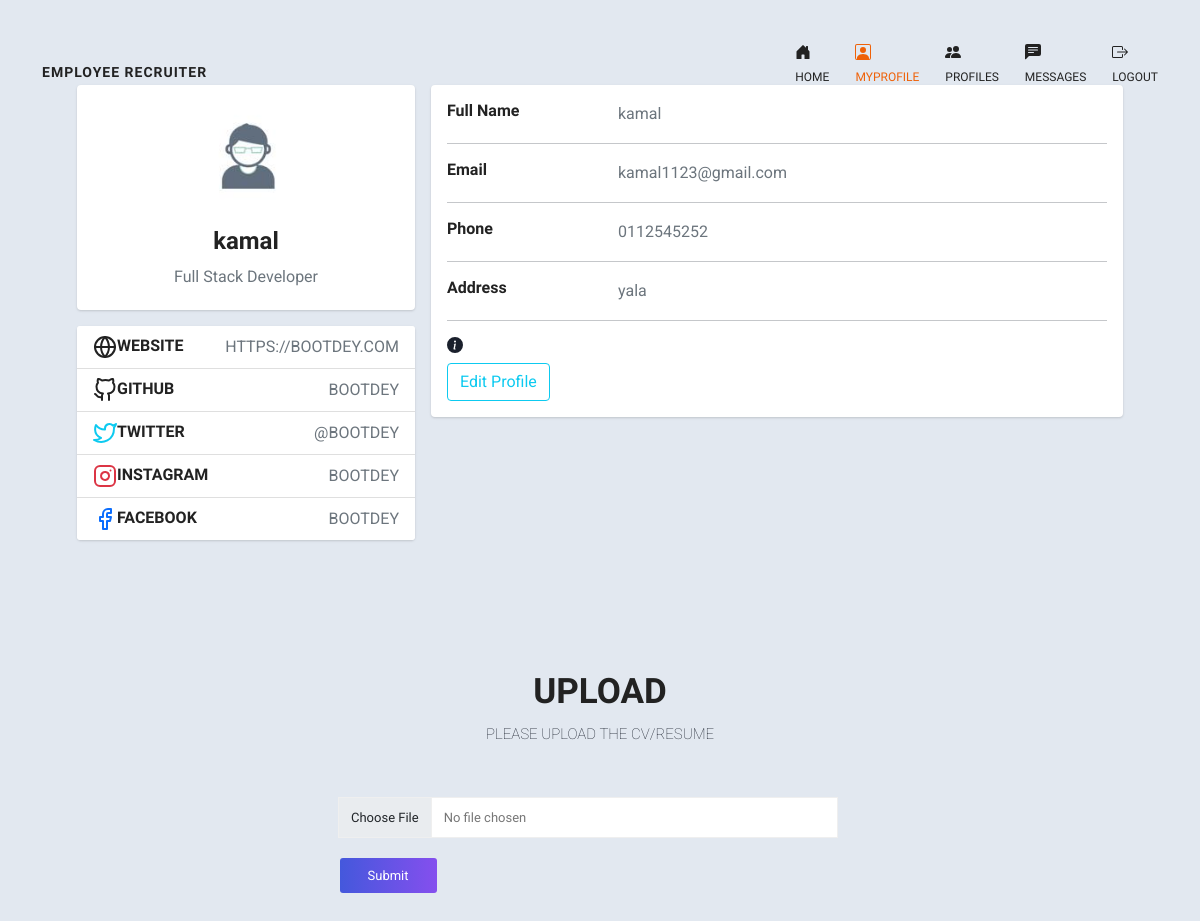
Screenshot of /Myprofile (signed in) with the database file from the repository.
### app.py (models this page shows, shortened)
class User(UserMixin, db.Model):
    id = db.Column(db.Integer, primary_key=True)
    username = db.Column(db.String(15),unique=True)
    email = db.Column(db.String(50),unique=True)
    password = db.Column(db.String(80))
    image_file = db.Column(db.String(20), nullable=False, default="download.jpg")
    phonenumber = db.Column(db.String(50),unique=True)
    address = db.Column(db.String(50),unique=True)
    usertype = db.Column(db.String(50),unique=True)
    messages_sent = db.relationship(
        'Message',
        foreign_keys='Message.sender_id',
        backref='author',
        lazy='dynamic')
    messages_received = db.relationship(
        'Message',
        foreign_keys='Message.recipient_id',
        backref='recipient',
        lazy='dynamic')
    last_message_read_time = db.Column(db.DateTime)
    def new_messages(self):
        last_read_time = self.last_message_read_time or datetime(1900, 1, 1)
        return Message.query.filter_by(recipient=self).filter(
            Message.timestamp > last_read_time).count()

### app.py (the view)
@app.route('/Myprofile',methods=['GET', 'POST'])
@login_required
def Myprofile():
    imagefile = url_for('static', filename='profilepic/' + str(current_user.image_file))
    return render_template('Myprofile.html', imagefile=imagefile)

### app.py (called while the page is built)
@login_manager.user_loader
def load_user(user_id):
    return User.query.get(int(user_id))

### templates/Myprofile.html (shortened to what this page needs)
{% extends "base.html" %}
{% block content %}
<header class="header-content">
  <nav class="navbar navbar-expand-lg navbar-light">
     <div class="container">
      <a class="navbar-brand logo" href="#">Employee recruiter</a>
        <div class="collapse navbar-collapse" id="navbarCollapse">
           <ul class="navbar-nav main">
              <li class="nav-item">
                 <a href="{{ url_for('index') }}" class="nav-link"> <br>Home</a>
              </li>
              <li class="nav-item">
               <a href="{{ url_for('Myprofile') }}" class="nav-link active"><br>MyProfile</a>
            </li>
          <li class="nav-item">
           <a href="{{ url_for('profiles') }}" class="nav-link "><br>Profiles</a>
        </li>
        <li class="nav-item">
          <a href="{{ url_for('messages') }}" class="nav-link ">
          {% set new_messages = current_user.new_messages() %}
         <br>messages
        </a>
       </li>
       <li class="nav-item">
        <a href="{{ url_for('logout') }}" class="nav-link"><br>Logout</a>
     </li>
       </ul>
        </div>
     </div>
  </nav>
</header>
<div class="container">
  <div class="main-body">
        <div class="row gutters-sm">
          <div class="col-md-4 mb-3">
            <div class="card">
              <div class="card-body">
                <div class="d-flex flex-column align-items-center text-center">
                  <img src="{{ imagefile }}" alt="Admin" class="rounded-circle" width="110">
                  <div class="mt-3">
                    <h4>{{current_user.username}}</h4>
                    <p class="text-secondary mb-1">Full Stack Developer</p>
                  </div>
                </div>
              </div>
            </div>
            <div class="card mt-3">
              <ul class="list-group list-group-flush">
                <li class="list-group-item d-flex justify-content-between align-items-center flex-wrap">
                  <h6 class="mb-0">Website</h6>
                  <span class="text-secondary">https://bootdey.com</span>
                </li>
                <li class="list-group-item d-flex justify-content-between align-items-center flex-wrap">
                  <h6 class="mb-0">Github</h6>
                  <span class="text-secondary">bootdey</span>
                </li>
                <li class="list-group-item d-flex justify-content-between align-items-center flex-wrap">
                  <h6 class="mb-0">Twitter</h6>
                  <span class="text-secondary">@bootdey</span>
                </li>
                <li class="list-group-item d-flex justify-content-between align-items-center flex-wrap">
                  <h6 class="mb-0">Instagram</h6>
                  <span class="text-secondary">bootdey</span>
                </li>
                <li class="list-group-item d-flex justify-content-between align-items-center flex-wrap">
                  <h6 class="mb-0">Facebook</h6>
                  <span class="text-secondary">bootdey</span>
                </li>
              </ul>
            </div>
          </div>
          <div class="col-md-8">
            <div class="card mb-3">
              <div class="card-body">
                <div class="row">
                  <div class="col-sm-3">
                    <h6 class="mb-0">Full Name</h6>
                  </div>
                  <div class="col-sm-9 text-secondary">
                   {{current_user.username}}
                  </div>
                </div>
                <hr>
                <div class="row">
                  <div class="col-sm-3">
                    <h6 class="mb-0">Email</h6>
                  </div>
                  <div class="col-sm-9 text-secondary">
                    {{current_user.email}}
                  </div>
                </div>
                <hr>
                <div class="row">
                  <div class="col-sm-3">
                    <h6 class="mb-0">Phone</h6>
                  </div>
                  <div class="col-sm-9 text-secondary">
                    {{current_user.phonenumber}}
                  </div>
                </div>
                <hr>
                <div class="row">
                  <div class="col-sm-3">
                    <h6 class="mb-0">Address</h6>
                  </div>
                  <div class="col-sm-9 text-secondary">
                   {{current_user.address}}
                  </div>
                </div>
                <hr>
                <div class="row">
                  <a href="{{url_for('profileupdate')}}"> <button type="button" class="btn btn-outline-info">Edit Profile</button></a>
                </div>
              </div>
            </div>
          </div>
        </div>
      </div>
  </div>
<section id="contact" class="p_80" data-scroll-index="3">
	<div class="container">
		<div class="contact-title text-center">
			<h2>Upload</h2>
			<p>Please upload the CV/Resume</p>
		</div>
    <div class="row">
         <div class="col-lg-12">
            <form action = "/uploader" method = "POST"
            enctype = "multipart/form-data" id="contactForm" class="row form-contact">
            <div class="row">
               <div class="col-lg-12 d-flex justify-content-center">
            <div class="form-group">
               <input type="file" class="form-control" name="file" required/>
            </div>
            </div>
            <div class="col-lg-12 d-flex justify-content-center">
            <button type="submit" name="submit" class="submit-btn btn btn-outline-secondary contact-btn">Submit</button>
            </div>
            </div>
         </form>
         </div>
    </div>
  </div>
</section>
{% endblock %}

### static/css/style.css (style rules this page uses)
* { -webkit-box-sizing: border-box; -moz-box-sizing: border-box; -ms-box-sizing: border-box; -o-box-sizing: border-box; box-sizing: border-box; }
html { width: 100%; height: 100%; overflow: scroll; }
.navbar-nav { margin-left: auto; }
body { font-size: 16px; font-weight: normal !important; font-family: "Roboto", sans-serif; line-height: 26px; color: #222; }
img { max-width: 100%; height: auto; }
a { border: none; text-decoration: none; -webkit-transition: all 300ms ease-in-out; -moz-transition: all 300ms ease-in-out; -ms-transition: all 300ms ease-in-out; -o-transition: all 300ms ease-in-out; transition: all 300ms ease-in-out; }
h1, h2, h3, h4, h5, h6 { color: #222; font-weight: bold; font-family: "Raleway", sans-serif; }
ul, li { list-style: none; margin: 0px; padding: 0px; }
.p_80 { padding-top: 80px; padding-bottom: 80px; }
.mb-0 { margin-bottom: 0px; }
header.header-content { position: absolute; width: 100%; padding-top: 30px; padding-bottom: 20px; top: 0; z-index: 999; }
nav .navbar-brand.logo { color: #fff; text-transform: uppercase; letter-spacing: 1px; font-size: 14px; padding-top: 20px; font-weight: 600; font-family: "Raleway", sans-serif; }
nav.navbar .nav-item { padding: 0 13px 0 13px; font-family: "Raleway", sans-serif; color: #fff; }
nav.navbar ul.navbar-nav li.nav-item a.nav-link { font-size: 12px; font-weight: 500; color: #fff; padding: 0; position: relative; text-transform: uppercase; }
nav.navbar ul.navbar-nav li.nav-item a.active { color: #ef6108; }
nav.navbar .nav-item:first-child { padding-left: 0; }
nav.navbar .nav-item:last-child { padding-right: 0; }
li.list-group-item { text-transform: uppercase; }
section#contact .contact-title { margin-bottom: 50px; }
section#contact .contact-title h2 { font-size: 35px; text-transform: uppercase; font-weight: 600; }
section#contact .contact-title p { text-transform: uppercase; font-size: 15px; font-weight: lighter; max-width: 580px; margin: auto; line-height: 26px; }
section#contact .form-contact .form-group { margin-bottom: 10px; }
section#contact .form-contact .form-group .form-control { font-size: 13px; width: 500px; line-height: 27px; border: 1px solid #efefef; border-radius: 0; color: #777777; font-family: "Raleway", sans-serif; font-weight: 500; }
.contact-btn { float: right; }
section#contact .form-contact .submit-btn { margin-top: 10px; display: inline-block; padding: 8px 28px; border-radius: 3px; width: auto; color: #fff; background: linear-gradient(to right, #4458dc 0%, #854fee 100%), radial-gradient(circle at top left, #4458dc, #854fee); border-style: none; font-size: 13px; cursor: pointer; position: relative; right: 200px; }

### templates/Myprofile.html (style rules this page uses)
nav .navbar-brand.logo { color: #222; }
nav.navbar ul.navbar-nav li.nav-item a.active { color: #ef6108 !important; }
nav.navbar .nav-item { padding: 0 13px 0 13px; font-family: "Raleway", sans-serif; color: #222; }
nav.navbar ul.navbar-nav li.nav-item a.nav-link { font-size: 12px; font-weight: 500; color: #222; padding: 0; position: relative; text-transform: uppercase; }
body { margin-top:50px; color: #1a202c; text-align: left; background-color: #e2e8f0; }
.main-body { padding: 35px; }
.card { box-shadow: 0 1px 3px 0 rgba(0,0,0,.1), 0 1px 2px 0 rgba(0,0,0,.06); }
.card { position: relative; display: flex; flex-direction: column; min-width: 0; word-wrap: break-word; background-color: #fff; background-clip: border-box; border: 0 solid rgba(0,0,0,.125); border-radius: .25rem; }
.card-body { flex: 1 1 auto; min-height: 1px; padding: 1rem; }
.gutters-sm { margin-right: -8px; margin-left: -8px; }
.gutters-sm>.col, .gutters-sm>[class*=col-] { padding-right: 8px; padding-left: 8px; }
.mb-3, .my-3 { margin-bottom: 1rem!important; }

### rows the page displays
User: username "kamal", email "kamal1123@gmail.com", phonenumber "0112545252", address "yala"
